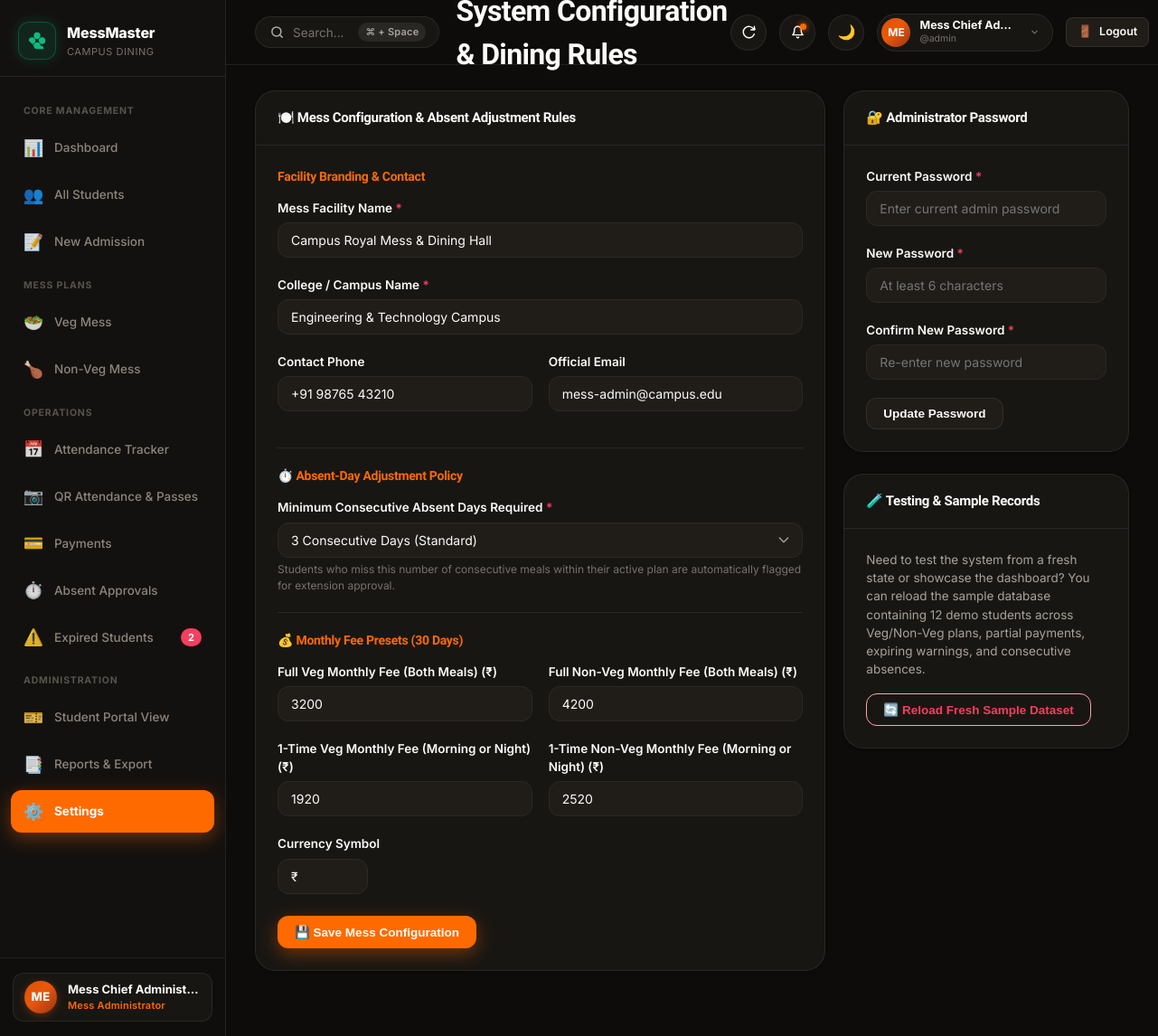
The app's page /settings (signed in), older data.
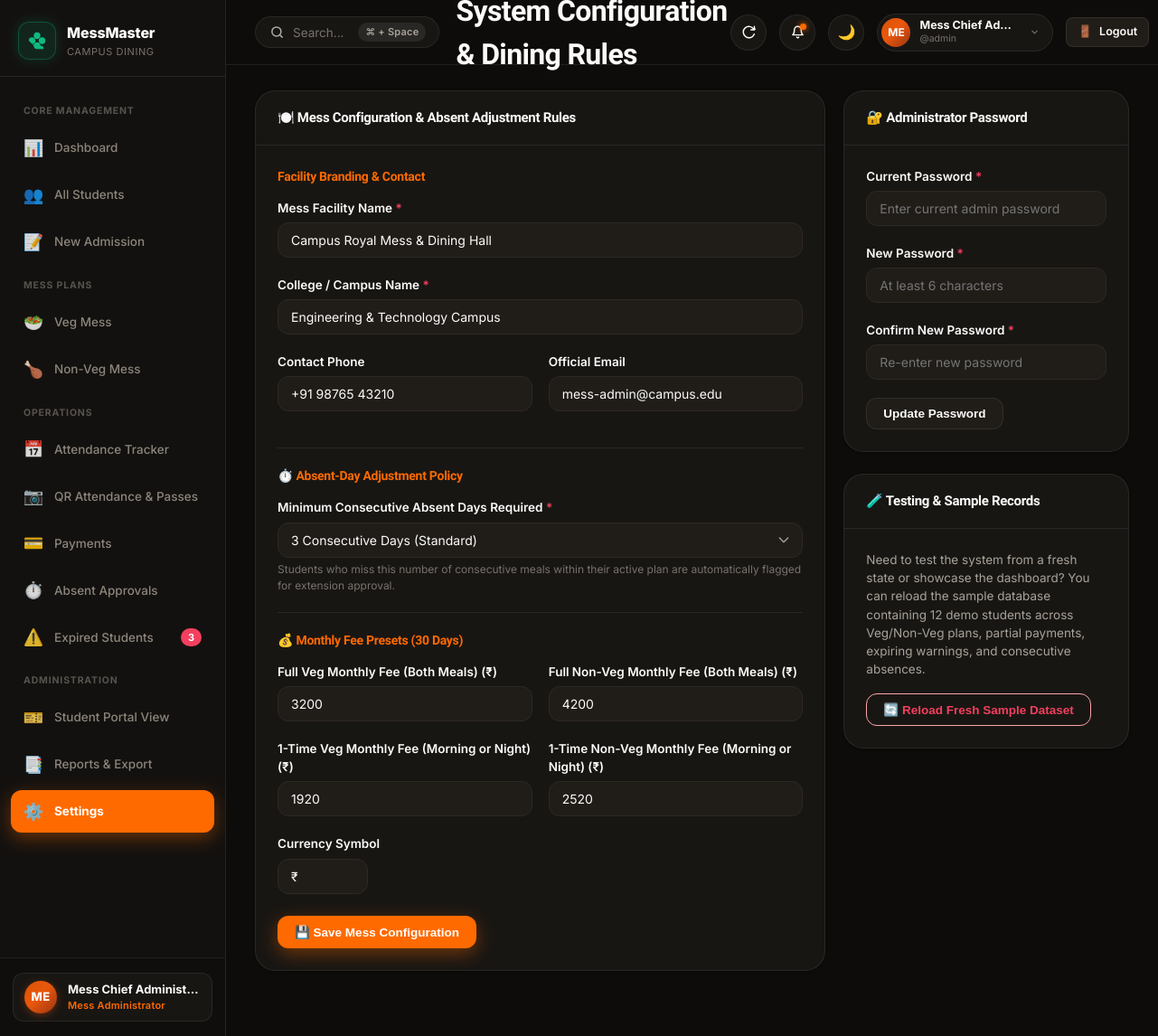
The same page, newer data.
### tables this page shows
CREATE TABLE settings (
            id INTEGER PRIMARY KEY AUTOINCREMENT,
            key TEXT UNIQUE NOT NULL,
            value TEXT NOT NULL,
            description TEXT
        );

### app.py (the view, shortened to what this page needs)
@app.route('/settings', methods=['GET', 'POST'])
@login_required
def settings():
    conn = database.get_db_connection()
    all_settings = {row['key']: row['value'] for row in conn.execute("SELECT key, value FROM settings").fetchall()}
    conn.close()
    return render_template('settings.html', settings=all_settings)

### app.py (called while the page is built)
def login_required(f):
    @wraps(f)
    def decorated_function(*args, **kwargs):
        if 'user_id' not in session:
            flash("Please sign in to access the Mess Management System.", "warning")
            return redirect(url_for('login', next=request.url))
        return f(*args, **kwargs)
    return decorated_function

### database.py (called while the page is built, shortened)
def get_db_path():
    return DEFAULT_DB_PATH

def get_db_connection():
    db_file = get_db_path()
    try:
        os.makedirs(os.path.dirname(db_file), exist_ok=True)
    except OSError:
        pass
    conn = sqlite3.connect(db_file)
    conn.row_factory = sqlite3.Row
    conn.execute("PRAGMA foreign_keys = ON;")
    return conn

def get_setting(key, default_value=''):
    conn = get_db_connection()
    row = conn.execute("SELECT value FROM settings WHERE key = ?", (key,)).fetchone()
    conn.close()
    return row['value'] if row else default_value

### templates/settings.html (shortened to what the changed rows need)
{% extends "base.html" %}
{% block content %}
<div class="dashboard-grid">
  <div class="panel">
    <div class="panel-body">
      <form action="{{ url_for('settings') }}" method="POST">
        <div class="form-row">
          <div class="form-group">
            <label class="form-label" for="set_veg_1time_fee">1-Time Veg Monthly Fee (Morning or Night) ({{ settings.currency_symbol }})</label>
            <input type="number" step="0.01" class="form-control" name="veg_1time_monthly_fee" id="set_veg_1time_fee" value="{{ settings.veg_1time_monthly_fee or '1920' }}" required>
          </div>
          <div class="form-group">
            <label class="form-label" for="set_nonveg_1time_fee">1-Time Non-Veg Monthly Fee (Morning or Night) ({{ settings.currency_symbol }})</label>
            <input type="number" step="0.01" class="form-control" name="nonveg_1time_monthly_fee" id="set_nonveg_1time_fee" value="{{ settings.nonveg_1time_monthly_fee or '2520' }}" required>
          </div>
        </div>
      </form>
    </div>
  </div>
</div>
{% endblock %}

Row changes from the older to the newer data that the page shows:
added settings: veg_1time_monthly_fee "1920"
added settings: nonveg_1time_monthly_fee "2520"
Text that changed along with them:
{{ badge_expired_count }}: "2" → "3"
form field veg_1time_monthly_fee: "1920" → (not shown)
form field nonveg_1time_monthly_fee: "2520" → (not shown)
